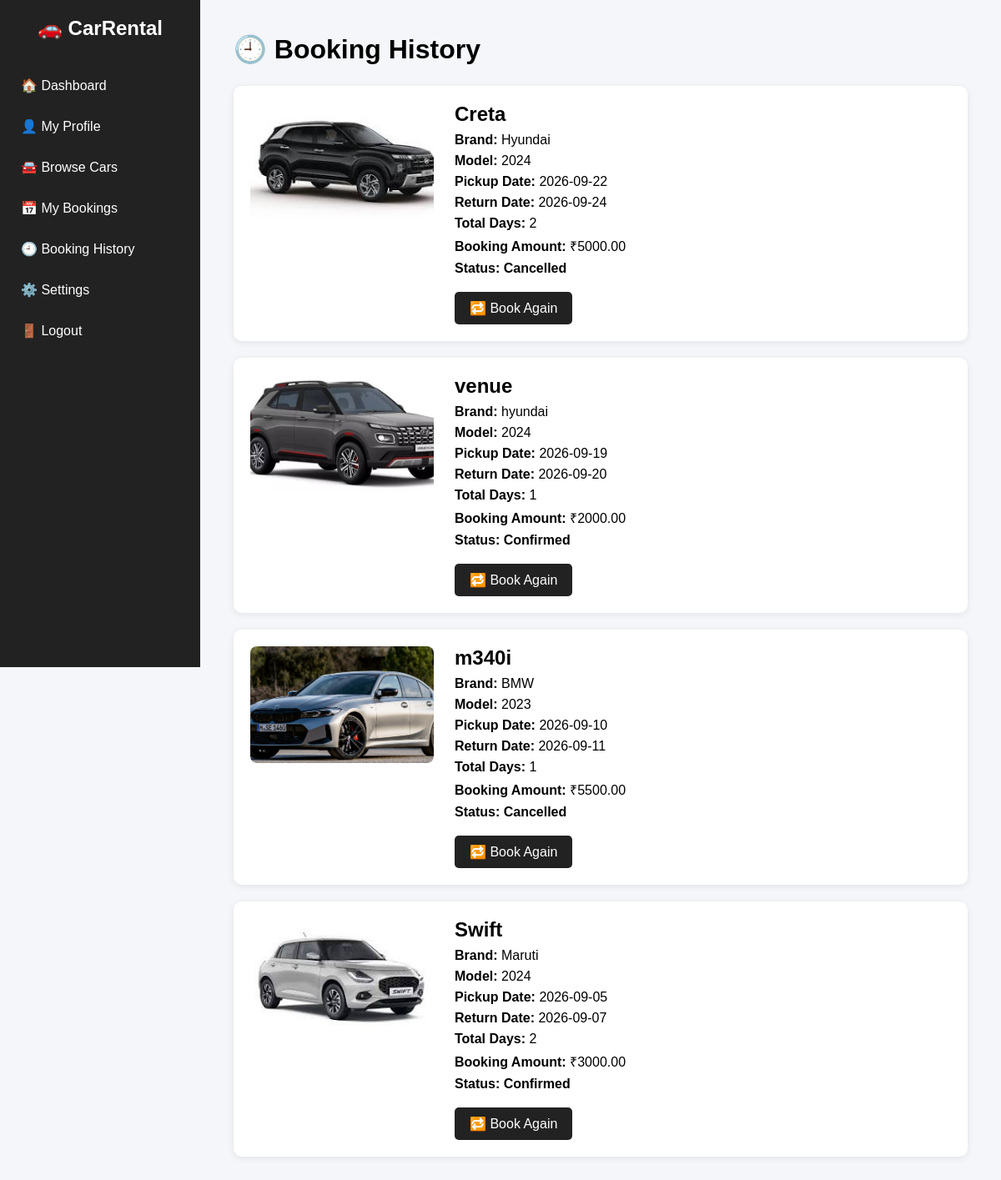
The page /client/history.php (signed in) on the database its author committed.
### tables this page shows
CREATE TABLE `bookings` (
  `booking_id` int(11) NOT NULL,
  `user_id` int(11) NOT NULL,
  `car_id` int(11) NOT NULL,
  `pickup_date` date NOT NULL,
  `return_date` date NOT NULL,
  `total_days` int(11) NOT NULL,
  `total_amount` decimal(10,2) NOT NULL,
  `booking_status` varchar(30) DEFAULT 'Pending',
  `created_at` timestamp NOT NULL DEFAULT current_timestamp()
);

CREATE TABLE `cars` (
  `car_id` int(11) NOT NULL,
  `car_name` varchar(100) NOT NULL,
  `brand` varchar(100) NOT NULL,
  `model` varchar(50) DEFAULT NULL,
  `car_type` varchar(50) DEFAULT NULL,
  `price_per_day` decimal(10,2) NOT NULL,
  `fuel_type` varchar(30) DEFAULT NULL,
  `seats` int(11) DEFAULT NULL,
  `image` varchar(255) DEFAULT NULL,
  `status` varchar(30) DEFAULT 'Available',
  `created_at` timestamp NOT NULL DEFAULT current_timestamp()
);

### client/history.php (the view, shortened to what this page needs)
<?php
include "../config/db.php";
$user_id = $_SESSION['user_id'];
$sql = "SELECT
            bookings.*,
            cars.car_name,
            cars.brand,
            cars.model,
            cars.image
        FROM bookings
        INNER JOIN cars
        ON bookings.car_id = cars.car_id
        WHERE bookings.user_id = $user_id
        AND (
            bookings.return_date < CURDATE()
            OR bookings.booking_status = 'Cancelled'
        )
        ORDER BY bookings.return_date DESC";
$result = mysqli_query($conn, $sql);
?>
<!DOCTYPE html>
<html>
<head>
</head>
<body>
    <?php include "includes/sidebar.php"; ?>
    <div class="main">
        <h1>🕘 Booking History</h1>
        <?php if (mysqli_num_rows($result) > 0) { ?>
            <?php while ($booking = mysqli_fetch_assoc($result)) { ?>
                <div class="booking-card">
                    <?php if (!empty($booking['image'])) { ?>
                        <img
                            src="../images/<?php echo htmlspecialchars($booking['image']); ?>"
                            class="car-image"
                        >
                    <?php } else { ?>
                        <div class="car-image">
                            No Image
                        </div>
                    <?php } ?>
                    <div class="booking-info">
                        <h2>
                            <?php echo htmlspecialchars($booking['car_name']); ?>
                        </h2>
                        <p>
                            <strong>Brand:</strong>
                            <?php echo htmlspecialchars($booking['brand']); ?>
                        </p>
                        <p>
                            <strong>Model:</strong>
                            <?php echo htmlspecialchars($booking['model']); ?>
                        </p>
                        <p>
                            <strong>Pickup Date:</strong>
                            <?php echo htmlspecialchars($booking['pickup_date']); ?>
                        </p>
                        <p>
                            <strong>Return Date:</strong>
                            <?php echo htmlspecialchars($booking['return_date']); ?>
                        </p>
                        <p>
                            <strong>Total Days:</strong>
                            <?php echo htmlspecialchars($booking['total_days']); ?>
                        </p>
                        <p>
                            <strong>Booking Amount:</strong>
                            ₹<?php echo htmlspecialchars($booking['total_amount']); ?>
                        </p>
                        <p class="status">
                            <strong>Status:</strong>
                            <?php echo htmlspecialchars($booking['booking_status']); ?>
                        </p>
                        <a
                            href="../booking.php?car_id=<?php echo $booking['car_id']; ?>"
                            class="book-again"
                        >
                            🔁 Book Again
                        </a>
                    </div>
                </div>
            <?php } ?>
        <?php } ?>
    </div>
</body>
</html>

### client/history.php (style rules this page uses)
* { margin: 0; padding: 0; box-sizing: border-box; font-family: Arial, sans-serif; }
body { background-color: #f4f6f9; }
.main { margin-left: 240px; padding: 40px; }
.main h1 { margin-bottom: 25px; }
.booking-card { background-color: white; border-radius: 10px; padding: 20px; margin-bottom: 20px; display: flex; gap: 25px; box-shadow: 0 2px 8px rgba(0,0,0,0.08); }
.car-image { width: 220px; height: 140px; object-fit: cover; border-radius: 8px; }
.booking-info { flex: 1; }
.booking-info h2 { margin-bottom: 8px; }
.booking-info p { margin: 7px 0; }
.status { font-weight: bold; }
.book-again { display: inline-block; margin-top: 12px; padding: 10px 18px; background-color: #222; color: white; text-decoration: none; border-radius: 5px; }

### rows shown on the page
bookings: car.image (picture), car.car_name "Creta", car.brand "Hyundai", car.model "2024", pickup_date "2026-09-22", return_date "2026-09-24", total_days "2", total_amount "5000.00", booking_status "Cancelled"
bookings: car.image (picture), car.car_name "venue", car.brand "hyundai", car.model "2024", pickup_date "2026-09-19", return_date "2026-09-20", total_days "1", total_amount "2000.00", booking_status "Confirmed"
bookings: car.image (picture), car.car_name "m340i", car.brand "BMW", car.model "2023", pickup_date "2026-09-10", return_date "2026-09-11", total_days "1", total_amount "5500.00", booking_status "Cancelled"
bookings: car.image (picture), car.car_name "Swift", car.brand "Maruti", car.model "2024", pickup_date "2026-09-05", return_date "2026-09-07", total_days "2", total_amount "3000.00", booking_status "Confirmed"
